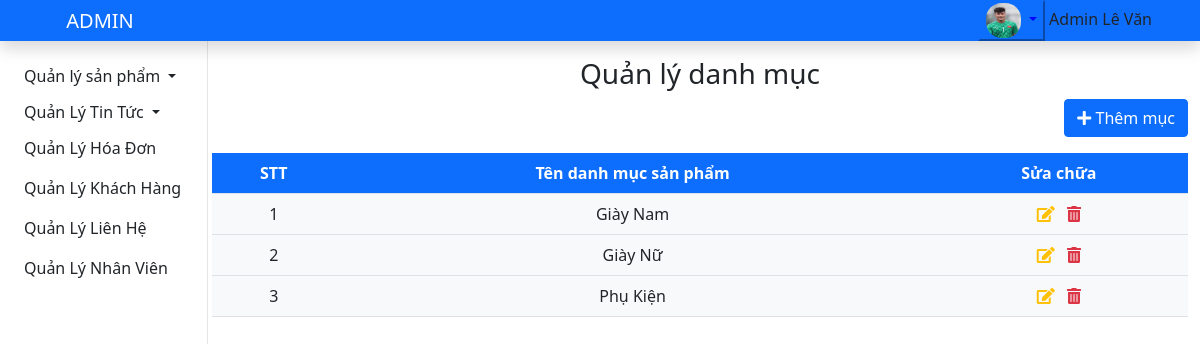
/admin/index.php?action=sanpham&act=danhmuc (signed in), run on the app's committed database.
### tables this page shows
CREATE TABLE `danhmuc_sp` (
  `madm_sp` int(11) NOT NULL COMMENT 'mã danh mục',
  `tendm` varchar(60) NOT NULL COMMENT 'tên danh mục'
);

### admin/models/connect.php (called while the page is built, shortened)
<?php
    class connect{
        private $db;
        public function __construct(){
            $dsn='mysql:host=localhost;dbname=shopgiay';
            $user='root';
            $pass='';
            try{
                $this->db=new PDO($dsn,$user,$pass,array(PDO::MYSQL_ATTR_INIT_COMMAND=>'SET NAMES utf8'));
            }catch(PDOException $e){
                die($e->getMessage());
            }
        }
        public function getIntance($select){
            $results=$this->db->query($select);
            $result=$results->fetch();
            return $result;
        }
        public function getList($select){
            $results=$this->db->query($select);
            return $results;
        }
    }
?>

### admin/models/admin.php (called while the page is built, shortened)
<?php
class Admin
{
    function get_one_statusAcc($id)
    {
        $db=new connect();
        $select="SELECT * FROM `admin` where id=$id";
        $result=$db->getIntance($select);
        return $result;
    }
}
?>

### admin/models/sanpham.php (called while the page is built, shortened)
<?php
class sanpham
{
    function getListDM()
    {
        $db = new connect();
        $select = "select * from danhmuc_sp";
        $result = $db->getList($select);
        return $result;
    }
}

### admin/views/danhmuc_sp.php (shortened to what this page needs)
<?php
if(isset($id))
{
    $staAcc= new Admin();
    $results=$staAcc->get_one_statusAcc($id);
}
if($results['statusAcc']!=0):
?>
<div class="row">
    <div class="text-center mt-3">
        <h3>Quản lý danh mục</h3>
    </div>
    <div >
        <div class="col-md-12">
            <div>
                <div class="text-end mb-2">
                    <button type="button" class="btn btn-primary" data-bs-toggle="modal" data-bs-target="#themmuc">
                    <i class="fas fa-plus"></i> Thêm mục
                    </button>
                </div>
                <div id="danhmuc_sp" class="table-responsive">
                    <table class="text-center mt-2 table">
                        <tr class="bg bg-primary text-white">
                            <th >STT</th>
                            <th class="column_sort" id="tendm" data-sort="desc">Tên danh mục sản phẩm</th>
                            <th >Sửa chữa</th>
                        </tr>
                        <?php
                        $sp = new sanpham();
                        $res = $sp->getListDM();
                        $sttdm = 1;
                        while ($set = $res->fetch()) :
                        ?>
                            <tr class="bg bg-light text-dark">
                                <td ><?php echo $sttdm++ ?></td>
                                <td style="text-transform: capitalize;"><?php echo $set['tendm'] ?></td>
                                <td>
                                    <i class="fas fa-edit me-2 text-warning" class="btn btn-primary" data-bs-toggle="modal" data-bs-target="#themmuc<?php echo $set['madm_sp'] ?>"></i>
                                    <span onclick="remove('index.php?action=sanpham&act=xoadm&madm_sp=<?php echo $set['madm_sp'] ?>')"><i class="fas fa-trash-alt text-danger"></i></span>
                                </td>
                            </tr>
                        <?php endwhile; ?>
                    </table>
                </div>
            </div>
        </div>
    </div>
    <?php
    else :
        echo  "<script>alert ('Tài khoản đã bị khóa !');</script>";
        echo '<meta http-equiv="refresh" content="0;url=./index.php?action=login&act=logout"/>';
    endif;
    ?>

### admin/assets/css/style.css (style rules this page uses)
:root { --main-color: rgb(5, 61, 163); --main-bg-color: rgba(23, 104, 255, 0.629); --text-button:rgb(255, 255, 255); --bg-color: rgb(255, 255, 255); }

### data on the page
danhmuc_sp: tendm "Giày Nam"
danhmuc_sp: tendm "Giày Nữ"
danhmuc_sp: tendm "Phụ Kiện"

### other printed values
$_SESSION['hoten_nv'] "Admin Lê Văn"
